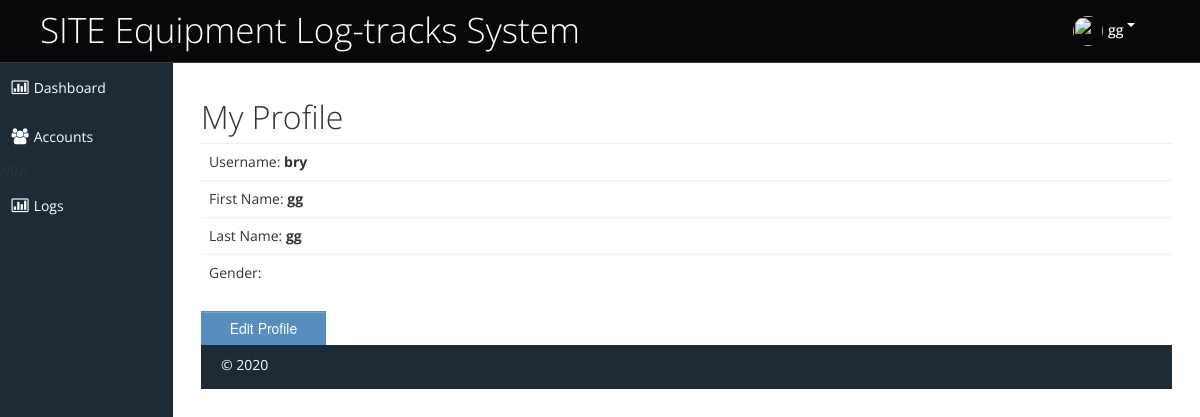
Page /profile.php (signed in) on the committed database.
### tables this page shows
CREATE TABLE `manipulator` (
  `id` int(11) NOT NULL,
  `username` varchar(200) NOT NULL,
  `password` varchar(200) NOT NULL,
  `firstname` varchar(200) NOT NULL,
  `lastname` varchar(200) NOT NULL,
  `acct_type` int(10) NOT NULL,
  `photo` int(11) NOT NULL,
  `status` int(11) NOT NULL
);

### perfect_function.php (called while the page is built, shortened)
<?php
function getConnection()
{
	$servername = "localhost";
	$username = "root";
	$password = "";
	$dbname = "site_supplies_ms";
	$conn = new mysqli($servername, $username, $password, $dbname);
	return $conn;
}
function get_where($table_name, $id)
{
	$conn = getConnection();
	$sql = "SELECT * FROM $table_name where id=$id";
	$result = $conn->query($sql);
	return $result;
}
function get_img_from_id($id)
{
	$user_data = get_where("manipulator", $id);
	foreach ($user_data as $key => $row) {
		return $acct_img = $row['photo'];
	}
}
?>

### profile.php (the view, shortened to what this page needs)
<?php include "header.php"; ?>
<h1>My Profile</h1>
<?php
$user_data = get_where("manipulator", $_SESSION['id']);
foreach ($user_data as $key => $row) {
    $id = $row['id'];
    $username = $row['username'];
    $fname = $row['firstname'];
    $lname = $row['lastname'];
}
?>
<table class="table">
<tr>
    <td> Username: <strong><?= $username ?></strong></td>
</tr>
<tr>
    <td> First Name: <strong><?= $fname ?></strong></td>
</tr>
<tr>
    <td> Last Name: <strong><?= $lname ?></strong></td>
</tr>
<tr>
    <td> Gender: <strong><?= $gender ?></strong></td>
</tr>
</table>
<a href="profile_edit.php?id=<?= $id ?>">
    <button type="button" class="btn btn-primary"> &nbsp; &nbsp; Edit Profile &nbsp; &nbsp;</button>
</a>
<?php include "footer.php"; ?>

### adminfiles/css/style.css (style rules this page uses)
body { background: #F5F5F5; color: #333; border: none; font-family: 'Open Sans', sans-serif; font-weight: 400; }
a { color: #646464; }
h1 { font-size: 32px; line-height: 32px; font-weight: 300; }
.btn { display: inline-block; padding: 6px 12px; margin-bottom: 0; font-size: 14px; font-weight: 500; line-height: 20px; text-align: center; white-space: nowrap; vertical-align: middle; cursor: pointer; border: 1px solid #a7a9aa; -webkit-border-radius: 0px !important; border-radius: 0px !important; }
.btn { color: #ffffff; background-color: #a7a9aa; border-color: #a7a9aa; background-image: none; filter: none; text-shadow: none; }
.btn-primary { background-color: #578EBE; border-color: #578EBE; }
.table th, .table td { border-top: 1px solid #eee; }

### adminfiles/css/halflings.css (style rules this page uses)
html, html .halflings { -webkit-font-smoothing: antialiased !important; }

### rows in the picture
manipulator: username "bry", firstname "gg", lastname "gg"

### other values in the picture
_get_firstname_from_id($_SESSION['id']) "gg"
